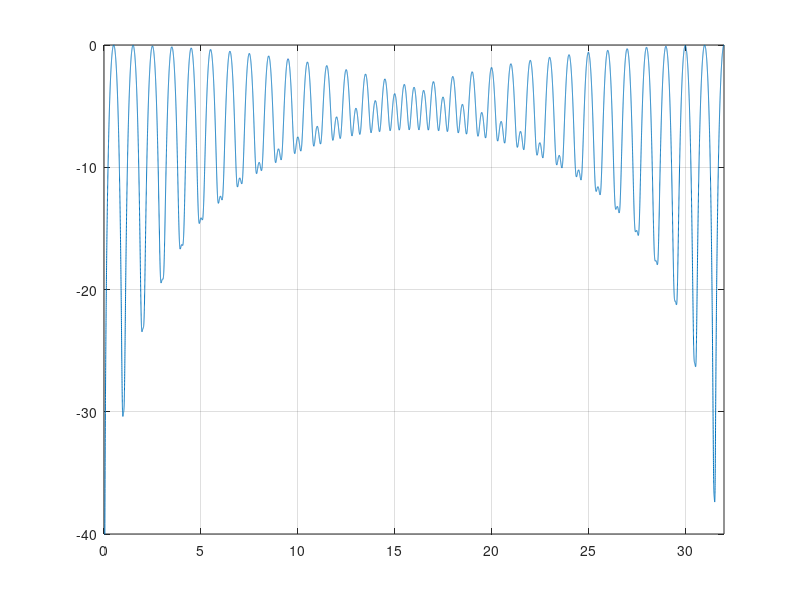

MATLAB code for this plot:
fofr=0.01:0.001:32;
a=63.0/64.0;
term1=(1-2.*cos(a*2*pi*fofr)+cos(4*pi*fofr)).^2;
term2=(-2*sin(a*2*pi*fofr)+sin(4*pi*fofr)).^2;
resp=.25.*sqrt(term1+term2);
%axis([0 4 -60 0]);
resp=10.*log(resp);
plot(fofr,resp);
axis([0 32 -40 0]);
grid
